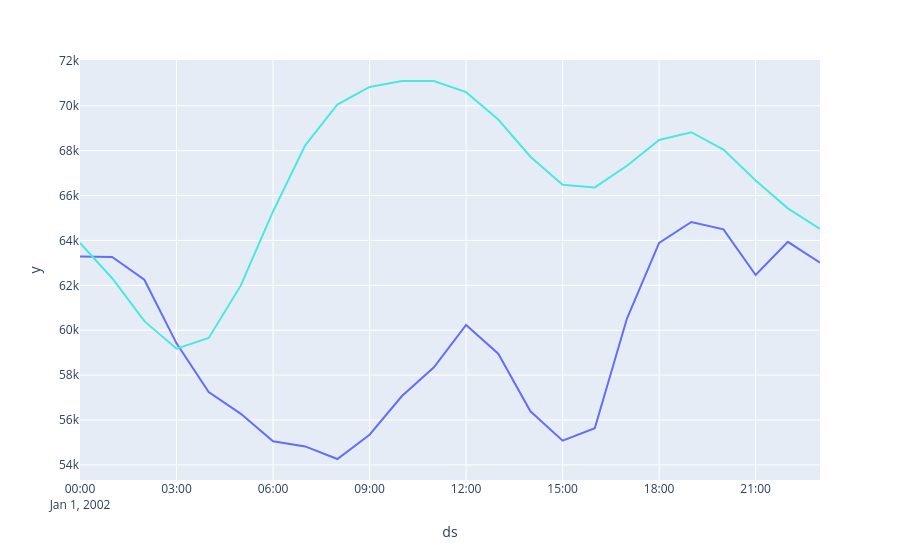

Here is the notebook cell this chart was saved with:
### Code cell
fig = px.line(df_2000_02_test, x='ds', y='y', range_y=[0, None])
fig.add_trace(  px.line(df_pred, x='ds', y='yhat').data[0]  )
fig.data[1]['line']['color'] = '#4BE8E0'
fig.show()

### Figure 1 — Plotly figure (JSON) as saved in the notebook; plotly's stock layout.template omitted (floating-point values rounded to 4 significant figures)
{"data": [{"hovertemplate": "ds=%{x}<br>y=%{y}<extra></extra>", "legendgroup": "", "line": {"color": "#636efa", "dash": "solid"}, "marker": {"symbol": "circle"}, "mode": "lines", "name": "", "orientation": "v", "showlegend": false, "type": "scatter", "x": ["2002-01-01T00:00:00", "2002-01-01T01:00:00", "2002-01-01T02:00:00", "2002-01-01T03:00:00", "2002-01-01T04:00:00", "2002-01-01T05:00:00", "2002-01-01T06:00:00", "2002-01-01T07:00:00", "2002-01-01T08:00:00", "2002-01-01T09:00:00", "2002-01-01T10:00:00", "2002-01-01T11:00:00", "2002-01-01T12:00:00", "2002-01-01T13:00:00", "2002-01-01T14:00:00", "2002-01-01T15:00:00", "2002-01-01T16:00:00", "2002-01-01T17:00:00", "2002-01-01T18:00:00", "2002-01-01T19:00:00", "2002-01-01T20:00:00", "2002-01-01T21:00:00", "2002-01-01T22:00:00", "2002-01-01T23:00:00"], "xaxis": "x", "y": [63290.0, 63260.0, 62250.0, 59410.0, 57240.0, 56270.0, 55050.0, 54820.0, 54260.0, 55340.0, 57060.0, 58350.0, 60240.0, 58950.0, 56380.0, 55080.0, 55630.0, 60520.0, 63890.0, 64820.0, 64490.0, 62460.0, 63940.0, 63010.0], "yaxis": "y"}, {"hovertemplate": "ds=%{x}<br>yhat=%{y}<extra></extra>", "legendgroup": "", "line": {"color": "#4BE8E0", "dash": "solid"}, "marker": {"symbol": "circle"}, "mode": "lines", "name": "", "orientation": "v", "showlegend": false, "type": "scatter", "x": ["2002-01-01T00:00:00", "2002-01-01T01:00:00", "2002-01-01T02:00:00", "2002-01-01T03:00:00", "2002-01-01T04:00:00", "2002-01-01T05:00:00", "2002-01-01T06:00:00", "2002-01-01T07:00:00", "2002-01-01T08:00:00", "2002-01-01T09:00:00", "2002-01-01T10:00:00", "2002-01-01T11:00:00", "2002-01-01T12:00:00", "2002-01-01T13:00:00", "2002-01-01T14:00:00", "2002-01-01T15:00:00", "2002-01-01T16:00:00", "2002-01-01T17:00:00", "2002-01-01T18:00:00", "2002-01-01T19:00:00", "2002-01-01T20:00:00", "2002-01-01T21:00:00", "2002-01-01T22:00:00", "2002-01-01T23:00:00"], "xaxis": "x", "y": [63890.0, 62320.0, 60400.0, 59170.0, 59650.0, 62000.0, 65290.0, 68240.0, 70060.0, 70840.0, 71100.0, 71100.0, 70610.0, 69380.0, 67730.0, 66480.0, 66360.0, 67330.0, 68480.0, 68820.0, 68040.0, 66670.0, 65430.0, 64510.0], "yaxis": "y"}], "layout": {"legend": {"tracegroupgap": 0}, "margin": {"t": 60}, "xaxis": {"anchor": "y", "domain": [0, 1], "title": {"text": "ds"}}, "yaxis": {"anchor": "x", "domain": [0, 1], "range": [0, null], "title": {"text": "y"}}}}
